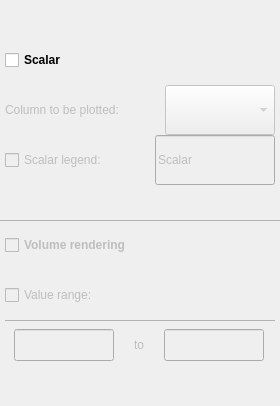
               <widget class="QWidget" name="page_25">
                <property name="geometry">
                 <rect>
                  <x>0</x>
                  <y>0</y>
                  <width>280</width>
                  <height>406</height>
                 </rect>
                </property>
                <property name="minimumSize">
                 <size>
                  <width>0</width>
                  <height>210</height>
                 </size>
                </property>
                <attribute name="label">
                 <string>Scalar general</string>
                </attribute>
                <layout class="QGridLayout" name="gridLayout_26">
                 <property name="leftMargin">
                  <number>0</number>
                 </property>
                 <property name="topMargin">
                  <number>0</number>
                 </property>
                 <property name="rightMargin">
                  <number>0</number>
                 </property>
                 <property name="bottomMargin">
                  <number>0</number>
                 </property>
                 <property name="spacing">
                  <number>0</number>
                 </property>
                 <item row="0" column="0">
                  <widget class="QWidget" name="widget_11" native="true">
                   <property name="sizePolicy">
                    <sizepolicy hsizetype="Fixed" vsizetype="Preferred">
                     <horstretch>0</horstretch>
                     <verstretch>0</verstretch>
                    </sizepolicy>
                   </property>
                   <property name="minimumSize">
                    <size>
                     <width>280</width>
                     <height>100</height>
                    </size>
                   </property>
                   <property name="maximumSize">
                    <size>
                     <width>480</width>
                     <height>150</height>
                    </size>
                   </property>
                   <layout class="QVBoxLayout" name="verticalLayout_2">
                    <property name="spacing">
                     <number>0</number>
                    </property>
                    <property name="leftMargin">
                     <number>5</number>
                    </property>
                    <property name="topMargin">
                     <number>0</number>
                    </property>
                    <property name="rightMargin">
                     <number>5</number>
                    </property>
                    <property name="bottomMargin">
                     <number>0</number>
                    </property>
                    <item>
                     <widget class="QCheckBox" name="scalar_CB">
                      <property name="minimumSize">
                       <size>
                        <width>100</width>
                        <height>30</height>
                       </size>
                      </property>
                      <property name="maximumSize">
                       <size>
                        <width>16777215</width>
                        <height>50</height>
                       </size>
                      </property>
                      <property name="font">
                       <font>
                        <weight>75</weight>
                        <italic>false</italic>
                        <bold>true</bold>
                       </font>
                      </property>
                      <property name="text">
                       <string>Scalar</string>
                      </property>
                      <property name="checked">
                       <bool>false</bool>
                      </property>
                     </widget>
                    </item>
                    <item>
                     <layout class="QHBoxLayout" name="horizontalLayout_13">
                      <property name="spacing">
                       <number>0</number>
                      </property>
                      <item>
                       <widget class="QLabel" name="scalarColumn_LB">
                        <property name="enabled">
                         <bool>false</bool>
                        </property>
                        <property name="sizePolicy">
                         <sizepolicy hsizetype="Preferred" vsizetype="Fixed">
                          <horstretch>0</horstretch>
                          <verstretch>0</verstretch>
                         </sizepolicy>
                        </property>
                        <property name="minimumSize">
                         <size>
                          <width>160</width>
                          <height>30</height>
                         </size>
                        </property>
                        <property name="maximumSize">
                         <size>
                          <width>16777215</width>
                          <height>50</height>
                         </size>
                        </property>
                        <property name="text">
                         <string>Column to be plotted:</string>
                        </property>
                        <property name="alignment">
                         <set>Qt::AlignLeading|Qt::AlignLeft|Qt::AlignVCenter</set>
                        </property>
                       </widget>
                      </item>
                      <item>
                       <widget class="QComboBox" name="scalarChoice">
                        <property name="enabled">
                         <bool>false</bool>
                        </property>
                        <property name="minimumSize">
                         <size>
                          <width>0</width>
                          <height>30</height>
                         </size>
                        </property>
                        <property name="maximumSize">
                         <size>
                          <width>16777215</width>
                          <height>50</height>
                         </size>
                        </property>
                        <property name="toolTip">
                         <string>Choose which column of the data file you want to visualize, excluding the first three XYZ coordinate.</string>
                        </property>
                        <property name="editable">
                         <bool>false</bool>
                        </property>
                       </widget>
                      </item>
                     </layout>
                    </item>
                    <item>
                     <layout class="QHBoxLayout" name="horizontalLayout_12">
                      <property name="spacing">
                       <number>0</number>
                      </property>
                      <item>
                       <widget class="QCheckBox" name="scalarLegendBar_CB">
                        <property name="enabled">
                         <bool>false</bool>
                        </property>
                        <property name="minimumSize">
                         <size>
                          <width>140</width>
                          <height>30</height>
                         </size>
                        </property>
                        <property name="maximumSize">
                         <size>
                          <width>1000</width>
                          <height>50</height>
                         </size>
                        </property>
                        <property name="toolTip">
                         <string>Check to show the scale bar for the data plotted (magnitude for vector data)</string>
                        </property>
                        <property name="text">
                         <string>Scalar legend:</string>
                        </property>
                       </widget>
                      </item>
                      <item>
                       <widget class="QLineEdit" name="scalarLegend_LE">
                        <property name="enabled">
                         <bool>false</bool>
                        </property>
                        <property name="minimumSize">
                         <size>
                          <width>80</width>
                          <height>30</height>
                         </size>
                        </property>
                        <property name="maximumSize">
                         <size>
                          <width>120</width>
                          <height>50</height>
                         </size>
                        </property>
                        <property name="text">
                         <string>Scalar</string>
                        </property>
                       </widget>
                      </item>
                     </layout>
                    </item>
                   </layout>
                  </widget>
                 </item>
                 <item row="1" column="0">
                  <widget class="QWidget" name="widget_7" native="true">
                   <property name="sizePolicy">
                    <sizepolicy hsizetype="Fixed" vsizetype="Preferred">
                     <horstretch>0</horstretch>
                     <verstretch>0</verstretch>
                    </sizepolicy>
                   </property>
                   <property name="minimumSize">
                    <size>
                     <width>280</width>
                     <height>100</height>
                    </size>
                   </property>
                   <property name="maximumSize">
                    <size>
                     <width>480</width>
                     <height>150</height>
                    </size>
                   </property>
                   <property name="styleSheet">
                    <string notr="true">.QWidget{
	border-top:1px solid rgb(179, 179, 179);
}</string>
                   </property>
                   <layout class="QVBoxLayout" name="verticalLayout_9">
                    <property name="spacing">
                     <number>0</number>
                    </property>
                    <property name="leftMargin">
                     <number>5</number>
                    </property>
                    <property name="topMargin">
                     <number>0</number>
                    </property>
                    <property name="rightMargin">
                     <number>5</number>
                    </property>
                    <property name="bottomMargin">
                     <number>0</number>
                    </property>
                    <item>
                     <widget class="QCheckBox" name="volume_CB">
                      <property name="enabled">
                       <bool>false</bool>
                      </property>
                      <property name="minimumSize">
                       <size>
                        <width>180</width>
                        <height>30</height>
                       </size>
                      </property>
                      <property name="maximumSize">
                       <size>
                        <width>16777215</width>
                        <height>50</height>
                       </size>
                      </property>
                      <property name="font">
                       <font>
                        <weight>75</weight>
                        <bold>true</bold>
                       </font>
                      </property>
                      <property name="toolTip">
                       <string>Checked to show the volume rendering of the scalar data.</string>
                      </property>
                      <property name="text">
                       <string>Volume rendering</string>
                      </property>
                      <property name="checked">
                       <bool>false</bool>
                      </property>
                     </widget>
                    </item>
                    <item>
                     <widget class="QCheckBox" name="scalarRange_CB">
                      <property name="enabled">
                       <bool>false</bool>
                      </property>
                      <property name="minimumSize">
                       <size>
                        <width>120</width>
                        <height>30</height>
                       </size>
                      </property>
                      <property name="maximumSize">
                       <size>
                        <width>16777215</width>
                        <height>50</height>
                       </size>
                      </property>
                      <property name="toolTip">
                       <string>Checked to filter the data through the range you specified.</string>
                      </property>
                      <property name="text">
                       <string>Value range:</string>
                      </property>
                     </widget>
                    </item>
                    <item>
                     <widget class="QWidget" name="widget" native="true">
                      <property name="maximumSize">
                       <size>
                        <width>16777215</width>
                        <height>50</height>
                       </size>
                      </property>
                      <layout class="QHBoxLayout" name="horizontalLayout_14">
                       <property name="spacing">
                        <number>0</number>
                       </property>
                       <item>
                        <widget class="QLineEdit" name="scalarValueMin_LE">
                         <property name="enabled">
                          <bool>false</bool>
                         </property>
                         <property name="minimumSize">
                          <size>
                           <width>0</width>
                           <height>30</height>
                          </size>
                         </property>
                         <property name="maximumSize">
                          <size>
                           <width>100</width>
                           <height>50</height>
                          </size>
                         </property>
                         <property name="toolTip">
                          <string>Min value for the range filter</string>
                         </property>
                        </widget>
                       </item>
                       <item>
                        <widget class="QLabel" name="scalarTo_LB">
                         <property name="enabled">
                          <bool>false</bool>
                         </property>
                         <property name="sizePolicy">
                          <sizepolicy hsizetype="Preferred" vsizetype="Fixed">
                           <horstretch>0</horstretch>
                           <verstretch>0</verstretch>
                          </sizepolicy>
                         </property>
                         <property name="minimumSize">
                          <size>
                           <width>30</width>
                           <height>30</height>
                          </size>
                         </property>
                         <property name="maximumSize">
                          <size>
                           <width>50</width>
                           <height>50</height>
                          </size>
                         </property>
                         <property name="text">
                          <string>to</string>
                         </property>
                         <property name="alignment">
                          <set>Qt::AlignCenter</set>
                         </property>
                        </widget>
                       </item>
                       <item>
                        <widget class="QLineEdit" name="scalarValueMax_LE">
                         <property name="enabled">
                          <bool>false</bool>
                         </property>
                         <property name="minimumSize">
                          <size>
                           <width>0</width>
                           <height>30</height>
                          </size>
                         </property>
                         <property name="maximumSize">
                          <size>
                           <width>100</width>
                           <height>50</height>
                          </size>
                         </property>
                         <property name="toolTip">
                          <string>Max value of the range filter</string>
                         </property>
                        </widget>
                       </item>
                      </layout>
                     </widget>
                    </item>
                   </layout>
                  </widget>
                 </item>
                </layout>
               </widget>
